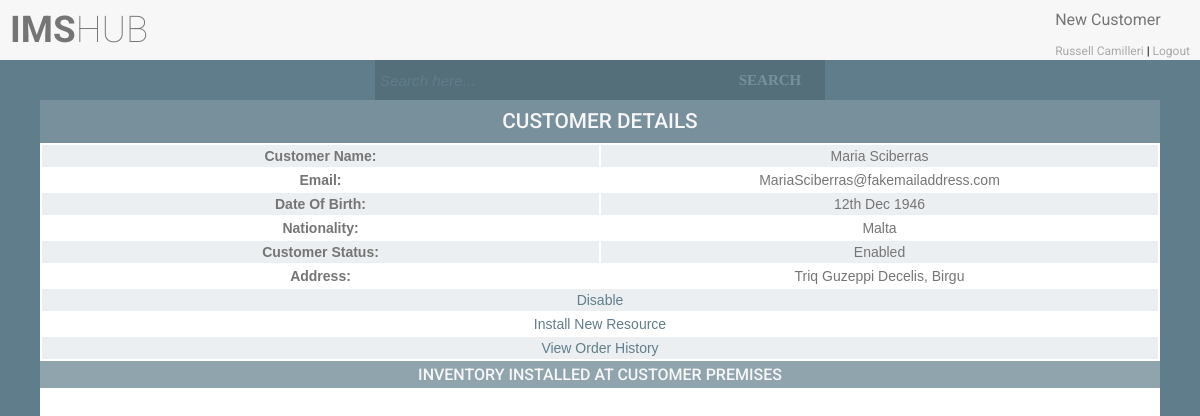
The page /viewCustomerDetails.php?id=3 (signed in) on the database its author committed.
### tables this page shows
CREATE TABLE `users` (
  `uid` int(11) NOT NULL AUTO_INCREMENT,
  `name` varchar(50) NOT NULL,
  `surname` varchar(50) NOT NULL,
  `email` varchar(50) NOT NULL,
  `username` varchar(30) NOT NULL,
  `password` varchar(100) NOT NULL,
  `salt` varchar(32) NOT NULL,
  `user_type_id` int(11) NOT NULL,
  `user_status_id` int(11) NOT NULL,
  `resource_location_id` int(11) DEFAULT NULL,
  PRIMARY KEY (`uid`),
  UNIQUE KEY `uq_email` (`email`),
  UNIQUE KEY `uq_username` (`username`),
  KEY `fk_user_type_id` (`user_type_id`),
  KEY `fk_user_status_id` (`user_status_id`),
  CONSTRAINT `fk_user_status_id` FOREIGN KEY (`user_status_id`) REFERENCES `user_statuses` (`user_status_id`),
  CONSTRAINT `fk_user_type_id` FOREIGN KEY (`user_type_id`) REFERENCES `user_types` (`user_type_id`)
);

CREATE TABLE `customer_accounts` (
  `customer_account_id` int(11) NOT NULL AUTO_INCREMENT,
  `customer_name` varchar(50) NOT NULL,
  `customer_surname` varchar(50) NOT NULL,
  `customer_email` varchar(100) NOT NULL,
  `customer_dob` date NOT NULL,
  `street_id` int(11) NOT NULL,
  `town_id` int(11) NOT NULL,
  `nationality_id` int(11) NOT NULL,
  `customer_account_status_id` int(11) NOT NULL,
  PRIMARY KEY (`customer_account_id`),
  UNIQUE KEY `uq_customer_email` (`customer_email`),
  KEY `fk_nationality_id` (`nationality_id`),
  KEY `fk_customer_account_status_id` (`customer_account_status_id`),
  KEY `ix_name` (`customer_name`),
  KEY `ix_surname` (`customer_surname`),
  KEY `fk_street_id_idx` (`street_id`),
  CONSTRAINT `fk_customer_account_status_id` FOREIGN KEY (`customer_account_status_id`) REFERENCES `customer_account_statuses` (`customer_account_status_id`),
  CONSTRAINT `fk_nationality_id` FOREIGN KEY (`nationality_id`) REFERENCES `nationalities` (`nationality_id`)
);

CREATE TABLE `nationalities` (
  `nationality_id` int(11) NOT NULL AUTO_INCREMENT,
  `nationality` varchar(50) NOT NULL,
  PRIMARY KEY (`nationality_id`),
  UNIQUE KEY `uq_nationality` (`nationality`)
);

CREATE TABLE `customer_account_statuses` (
  `customer_account_status_id` int(11) NOT NULL AUTO_INCREMENT,
  `customer_account_status` varchar(50) NOT NULL,
  PRIMARY KEY (`customer_account_status_id`),
  UNIQUE KEY `uq_customer_account_status` (`customer_account_status`)
);

### classes/config.php (called while the page is built)
<?php
class config
{
    public static function get($path = null)
    {
        if ($path) {
            $config = $GLOBALS['config'];
            $path = explode('/', $path);
            foreach ($path as $bit) {
                if (isset($config[$bit])) {
                    $config = $config[$bit];
                }
            }
            return $config;
        }
        return false;
    }
}

### classes/db.php (called while the page is built, shortened)
<?php
class db
{
    private static $_instance = null;
    private $_pdo,
            $_query,
            $_error = false,
            $_results,
            $_count = 0;
    private function __construct()
    {
        try {
            $this->_pdo = new PDO('mysql:host=' . config::get('mysql/host') . ';dbname=' . config::get('mysql/db'), config::get('mysql/username'), config::get('mysql/password'));
        } catch (PDOException $e) {
            die($e->getMessage());
        }
    }
    public static function getInstance()
    {
        if (!isset(self::$_instance)) {
            self::$_instance = new db();
        }
        return self::$_instance;
    }
    public function query($sql, $params = array())
    {
        $this->_error = false;
        if ($this->_query = $this->_pdo->prepare($sql)) {
            $x = 1;
            if (count($params)) {
                foreach ($params as $param) {
                    $this->_query->bindValue($x, $param);
                    $x++;
                }
            }
            if ($this->_query->execute()) {
                $this->_results = $this->_query->fetchAll(PDO::FETCH_OBJ);
                $this->_count = $this->_query->rowCount();
            } else {
                $this->_error = true;
            }
        }
        return $this;
    }
    public function action($action, $table, $where = array()){
        if (count($where) === 3) {
            $operators = array('=', '>', '<', '>=', '<=');
            $field      = $where[0];
            $operator   = $where[1];
            $value      = $where[2];
            if (in_array($operator, $operators)) {
                $sql = "{$action} from {$table} where {$field} {$operator} ?";
                if (!$this->query($sql, array($value))->error()) {
                    return $this;
                }
            }
        }
        return false;
    }
    public function get($table, $where){
        return $this->action('select *', $table, $where);
    }
    public function results()
    {
        return $this->_results;
    }
    public function first(){
        return $this->results()[0];
    }
    public function error()
    {
        return $this->_error;
    }
    public function count()
    {
        return $this->_count;
    }
}

### Classes/user.php (called while the page is built, shortened)
<?php
class user
{
    private $_db,
            $_data,
            $_sessionName,
            $_cookieName,
            $_isLoggedIn,
            $_profile,
            $_usersList;
    public function __construct($user = null){
        $this->_db = db::getInstance();
        $this->_sessionName = config::get('session/session_name');
        if (!$user){
            if (session::exists($this->_sessionName)){
                $user = session::get($this->_sessionName);
                if ($this->find($user)){
                    $this->_isLoggedIn = true;
                } else {
                }
            }
        } else {
            $this->find($user);
        }
    }
    public function find($user = null){
        if ($user) {
            $field = (is_numeric($user)) ? 'uid' : 'username';
            $data = $this->_db->get('users', array($field, '=', $user));
            if ($data->count()){
                $this->_data = $data->first();
                return true;
            }
        }
        return false;
    }
    public function hasPermission($key){
        $type = $this->_db->get('user_types', array('user_type_id', '=', $this->data()->user_type_id));
        if ($type->count()){
            $permissions = json_decode($type->first()->user_permissions, true);
            if (isset($permissions[$key]) == true){
                return true;
            }
        }
        return false;
    }
    public function data(){
        return $this->_data;
    }
    public function isLoggedIn(){
        return $this->_isLoggedIn;
    }
}

### classes/session.php (called while the page is built, shortened)
<?php
class session
{
    public static function exists($name){
        return (isset($_SESSION[$name])) ? true : false;
    }
    public static function get($name){
        return $_SESSION[$name];
    }
}

### functions/sanitize.php (called while the page is built)
<?php
function escape($string){
    return htmlentities($string, ENT_QUOTES, 'UTF-8');
}

### classes/customer.php (the view, shortened to what this page needs)
<?php
class customer
{
    private $_db,
        $_data;
    public function __construct($user = null){
        $this->_db = db::getInstance();
    }
            ?>
            <?php
    public function getCustomerDetails($customerId){
        $sql = "SELECT
                    CONCAT(ca.customer_name,
                            ' ',
                            ca.customer_surname) AS fullName,
                    ca.customer_email,
                    DATE_FORMAT(ca.customer_dob, '%D %b %Y') AS customer_dob,
                    n.nationality,
                    ca.customer_account_status_id,
                    cas.customer_account_status,
                    CONCAT(s.street_name, ', ', t.town_name) AS address
                FROM
                    ims.customer_accounts ca
                        INNER JOIN
                    ims.nationalities n ON ca.nationality_id = n.nationality_id
                        INNER JOIN
                    ims.customer_account_statuses cas ON ca.customer_account_status_id = cas.customer_account_status_id
                        INNER JOIN
                    ims.towns t ON ca.town_id = t.town_id
                        INNER JOIN
                    ims.streets s ON ca.street_id = s.street_id
                WHERE
                    ca.customer_account_id = {$customerId}";
        $get = $this->_db->query($sql);
        if (!$get->count()) {
            echo 'could not get data';
        } else {
            foreach ($get->results() as $c) {
                $fullName = escape($c->fullName);
                $email = escape($c->customer_email);
                $dob = escape($c->customer_dob);
                $nationality = escape($c->nationality);
                $customerStatusId = escape($c->customer_account_status_id);
                $customerStatus = escape($c->customer_account_status);
                $address = escape($c->address);
            }
            ?>
            <div class="separator">
                <h1>Customer Details</h1>
            </div>
            <table class="ctable">
                <tr>
                    <td><b>Customer Name: </b></td>
                    <td><?php echo $fullName; ?></td>
                </tr>
                <tr>
                    <td><b>Email: </b></td>
                    <td><?php echo $email; ?></td>
                </tr>
                <tr>
                    <td><b>Date Of Birth: </b></td>
                    <td><?php echo $dob; ?></td>
                </tr>
                <tr>
                    <td><b>Nationality: </b></td>
                    <td><?php echo $nationality; ?></td>
                </tr>
                <tr>
                    <td><b>Customer Status: </b></td>
                    <td><?php echo $customerStatus; ?></td>
                </tr>
                <tr>
                    <td><b>Address: </b></td>
                    <td><?php echo $address; ?></td>
                </tr>
                <?php
                $user = new user();
                    ?>
                <?php
                if ($customerStatusId == 1){
                    if ($user->hasPermission('changeCustomerStatus') || $user->hasPermission('allAccess')) {
                        ?>
                        <tr>
                            <td colspan="2"><a href="changeCustomerStatus.php?id=<?php echo $customerId; ?>&statusId=2">Disable</a></td>
                        </tr>
                        <?php
                    }
                }
                ?>
                <tr>
                    <td colspan="2"><a href="viewCustomerDetails.php?id=<?php echo $customerId; ?>&installResource">Install New Resource</a></td>
                </tr>
                <tr>
                    <td colspan="2"><a href="viewOrders.php?id=<?php echo $customerId; ?>">View Order History</a></td>
                </tr>
            </table>
            <?php
        }
    }
    public function getInventoryCPE($customerId) {
        ?>
        <div class="separator">
            <h2>Inventory installed at customer premises</h2>
        </div>
            <?php
    }
}

### header.php (shortened to what this page needs)
<?php
$user = new user();
if ($user->isLoggedIn()) {
    $name = escape($user->data()->name);
    $surname = escape($user->data()->surname);
    ?>
    <!DOCTYPE html>
    <html>
    <head>
        <link rel='stylesheet prefetch'
              href='http://ajax.googleapis.com/ajax/libs/jqueryui/1.11.2/themes/smoothness/jquery-ui.css'>
        <link rel="stylesheet" href="//code.jquery.com/ui/1.12.1/themes/base/jquery-ui.css">
        <link rel="stylesheet" href="css/style.css">
    </head>
    <body>
    <div class="width-height">
        <div class="fixheader">
            <div class="header">
                <div class="logo">
                    <?php
                    if ($user->hasPermission('access') || $user->hasPermission('allAccess')) {
                        echo '<h1 class="header-heading"><a href="main.php"><strong>IMS</strong>HUB</a></h1>';
                    }
                    ?>
                </div>
                <div class="menu">
                    <ul class="nav">
                        <?php
                        if ($user->hasPermission('newCustomer') || $user->hasPermission('allAccess')) {
                            echo '<li><a href="newCustomer.php">New Customer</a></li>';
                        }
                        if ($user->hasPermission('access') || $user->hasPermission('allAccess')) {
                            echo '<br><div  class="user">
                                    <a href="profile.php">' . $name . ' ' . $surname . '</a>
                                    |
                                    <a href="logout.php">Logout</a>
                                  </div>';
                        }
                        ?>
                    </ul>
                </div>
            </div>
            <div class="nav-bar">
                <div class="search">
                    <?php
                    if ($user->hasPermission('search') || $user->hasPermission('allAccess')) {
                    ?>
                        <form action="search.php" method="post" class="form-wrapper cf">
                            <input type="text" name="search" placeholder="Search here..." autocomplete="off" required="required">
                            <button type="submit">Search</button>
                        </form>
                    <?php
                    }
                    ?>
                </div>
            </div>
        </div>
    </body>
    </html>
    <?php
} else {
    $hash = new hash();
    redirect::to('index.php?' . hash::sha256('nologin' . $hash->getSalt()));
}
?>

### rows shown on the page
users: name "Russell", surname "Camilleri"
customer_accounts: customer_email "MariaSciberras@fakemailaddress.com", nationality.nationality "Malta", customer_account_status.customer_account_status "Enabled"

### other values the page prints
$fullName "Maria Sciberras"
$dob "12th Dec 1946"
$address "Triq Guzeppi Decelis, Birgu"
